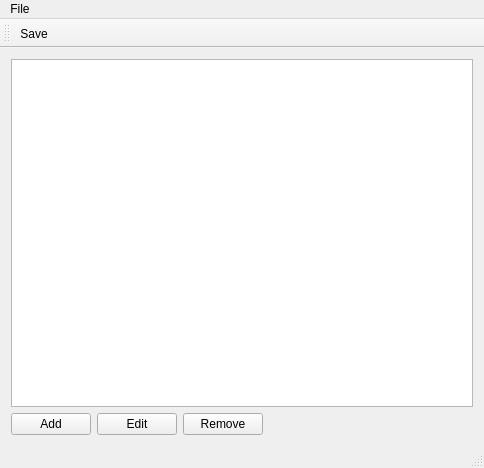
<?xml version="1.0" encoding="UTF-8"?>
<ui version="4.0">
 <class>MainWindow</class>
 <widget class="QMainWindow" name="MainWindow">
  <property name="geometry">
   <rect>
    <x>0</x>
    <y>0</y>
    <width>484</width>
    <height>468</height>
   </rect>
  </property>
  <property name="windowTitle">
   <string>MainWindow</string>
  </property>
  <widget class="QWidget" name="centralWidget">
   <layout class="QVBoxLayout" name="verticalLayout">
    <item>
     <widget class="QListView" name="listView"/>
    </item>
    <item>
     <layout class="QHBoxLayout" name="horizontalLayout">
      <item>
       <widget class="QPushButton" name="addButton">
        <property name="text">
         <string>Add</string>
        </property>
       </widget>
      </item>
      <item>
       <widget class="QPushButton" name="editButton">
        <property name="text">
         <string>Edit</string>
        </property>
       </widget>
      </item>
      <item>
       <widget class="QPushButton" name="removeButton">
        <property name="text">
         <string>Remove</string>
        </property>
       </widget>
      </item>
      <item>
       <spacer name="horizontalSpacer">
        <property name="orientation">
         <enum>Qt::Horizontal</enum>
        </property>
        <property name="sizeHint" stdset="0">
         <size>
          <width>40</width>
          <height>20</height>
         </size>
        </property>
       </spacer>
      </item>
     </layout>
    </item>
   </layout>
  </widget>
  <widget class="QMenuBar" name="menuBar">
   <property name="geometry">
    <rect>
     <x>0</x>
     <y>0</y>
     <width>484</width>
     <height>21</height>
    </rect>
   </property>
   <widget class="QMenu" name="menu_File">
    <property name="title">
     <string>File</string>
    </property>
    <addaction name="actionFileSave"/>
   </widget>
   <addaction name="menu_File"/>
  </widget>
  <widget class="QToolBar" name="mainToolBar">
   <attribute name="toolBarArea">
    <enum>TopToolBarArea</enum>
   </attribute>
   <attribute name="toolBarBreak">
    <bool>false</bool>
   </attribute>
   <addaction name="actionSave"/>
  </widget>
  <widget class="QStatusBar" name="statusBar"/>
  <action name="actionSave">
   <property name="icon">
    <iconset resource="Icons/icons.qrc">>
     <normaloff>:/Icons/SaveIcon.png</normaloff>:/Icons/SaveIcon.png</iconset>
   </property>
   <property name="text">
    <string>Save</string>
   </property>
   <property name="shortcut">
    <string>Ctrl+S</string>
   </property>
  </action>
  <action name="actionFileSave">
   <property name="icon">
    <iconset resource="Icons/icons.qrc">
     <normaloff>:/Icons/SaveIcon.png</normaloff>:/Icons/SaveIcon.png</iconset>
   </property>
   <property name="text">
    <string>Save</string>
   </property>
   <property name="shortcut">
    <string>Ctrl+S</string>
   </property>
  </action>
 </widget>
 <layoutdefault spacing="6" margin="11"/>
 <resources/>
 <connections/>
</ui>
